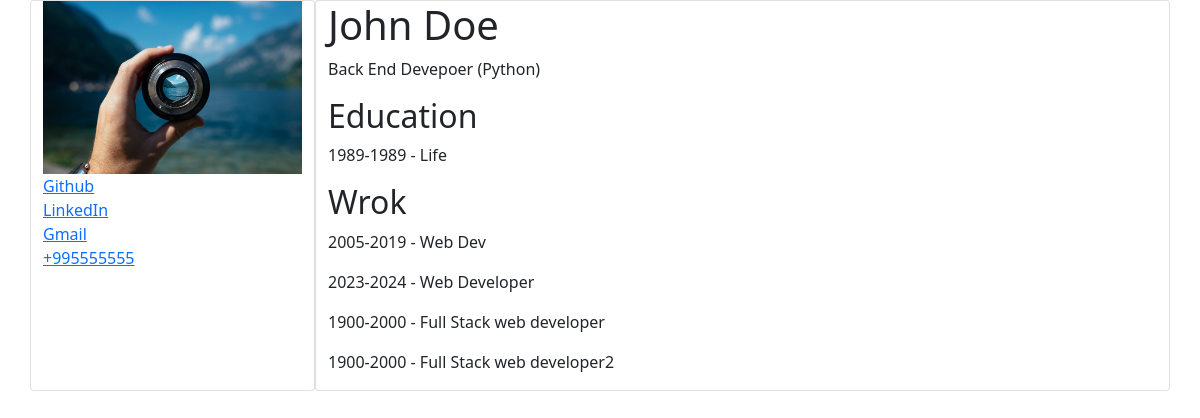
Before: /about with the older database file.
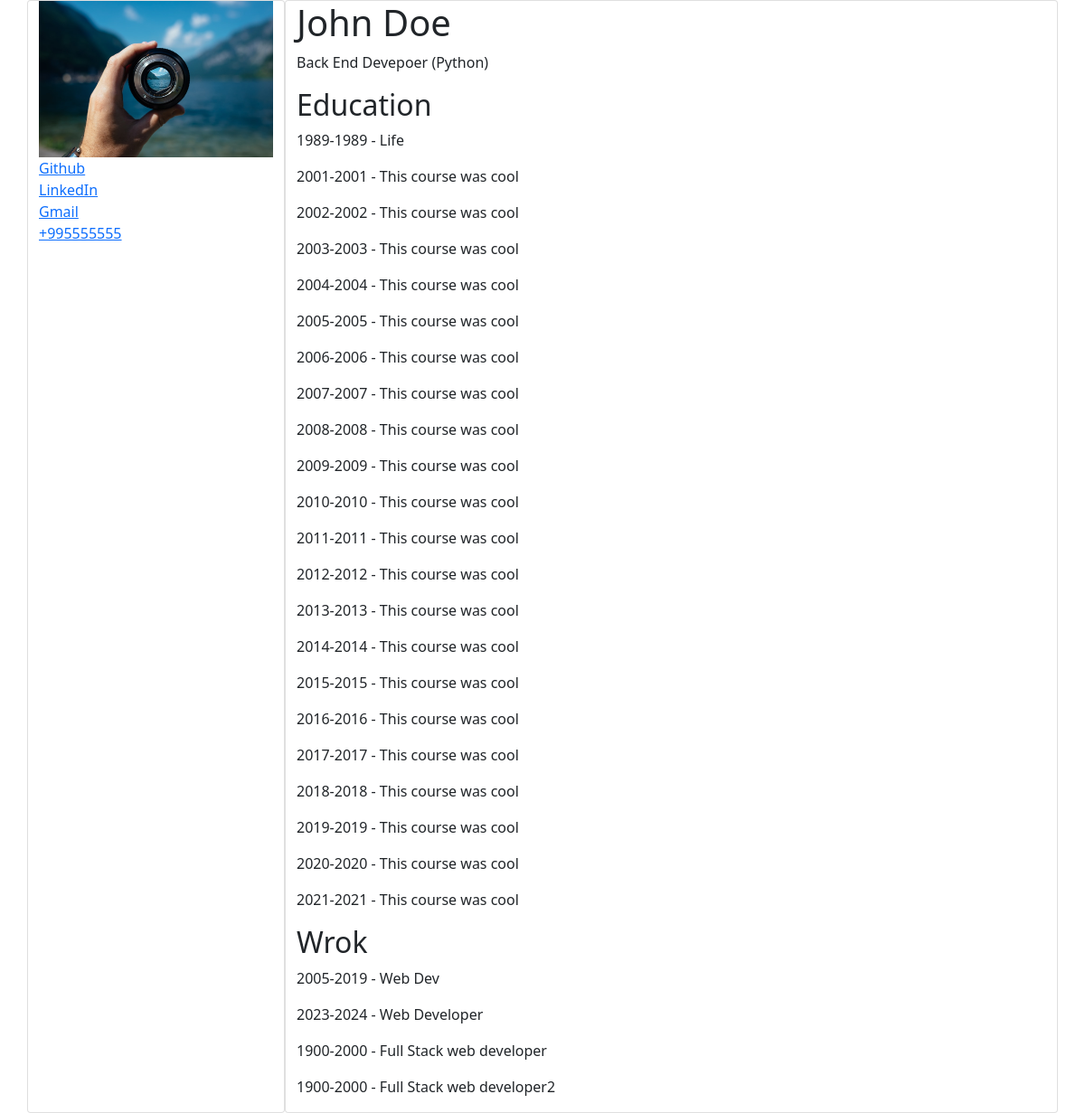
After: the same page with the newer database file.
### main.py (models this page shows, shortened)
class Edu (db.Model):
    id = db.Column(db.Integer, primary_key=True)
    start = db.Column(db.String(20))
    finish = db.Column(db.String(20), nullable=True)
    curse = db.Column(db.String(220),nullable=False)
    description = db.Column(db.Text)

class Work (db.Model):
    id = db.Column(db.Integer, primary_key=True)
    start = db.Column(db.String(20))
    finish = db.Column(db.String(20), nullable=True)
    position = db.Column(db.String(220),nullable=False)
    description = db.Column(db.Text)
    def __repr__(self):
        return '<Work %r>' % self.position

### main.py (the view)
@app.route("/about")
def about():
    working = Work.query.all()
    edu = Edu.query.all()
    print(working)
    return render_template("about.html", education=edu, working=working)

### templates/about.html (shortened to what this page needs)
{% extends "base.html" %}
{% block content %}
        <div class="row">
          <div class="col-3 card">
            <img src="{{url_for('static', filename='images/image001.jpeg')}}" alt="image">
            <a href="#">Github</a>
            <a href="#">LinkedIn</a>
            <a href="#">Gmail</a>
            <a href="#">+995555555</a>
          </div>
          <div class="col card">
            <div>
                <h1> John Doe </h1>
                <p>Back End Devepoer (Python)</p>
            </div>
            <div>
              <h2> Education </h2>
              {% for edu in education %}
              <p>{{ edu.start}}-{{ edu.finish}} - {{ edu.curse }}</p>
              {% endfor %}
          </div>
            <div>
                <h2> Wrok </h2>
                {% for work in working %}
                <p>{{ work.start}}-{{ work.finish}} - {{ work.position }}</p>
                {% endfor %}
            </div>
        </div>
{% endblock %}

Changed rows visible on the page:
added Edu: start "2001", finish "2001", curse "This course was cool"
added Edu: start "2002", finish "2002", curse "This course was cool"
added Edu: start "2003", finish "2003", curse "This course was cool"
added Edu: start "2004", finish "2004", curse "This course was cool"
added Edu: start "2005", finish "2005", curse "This course was cool"
added Edu: start "2006", finish "2006", curse "This course was cool"
added Edu: start "2007", finish "2007", curse "This course was cool"
added Edu: start "2008", finish "2008", curse "This course was cool"
added Edu: start "2009", finish "2009", curse "This course was cool"
added Edu: start "2010", finish "2010", curse "This course was cool"
added Edu: start "2011", finish "2011", curse "This course was cool"
added Edu: start "2012", finish "2012", curse "This course was cool"
added Edu: start "2013", finish "2013", curse "This course was cool"
added Edu: start "2014", finish "2014", curse "This course was cool"
added Edu: start "2015", finish "2015", curse "This course was cool"
added Edu: start "2016", finish "2016", curse "This course was cool"
added Edu: start "2017", finish "2017", curse "This course was cool"
added Edu: start "2018", finish "2018", curse "This course was cool"
added Edu: start "2019", finish "2019", curse "This course was cool"
added Edu: start "2020", finish "2020", curse "This course was cool"
added Edu: start "2021", finish "2021", curse "This course was cool"
